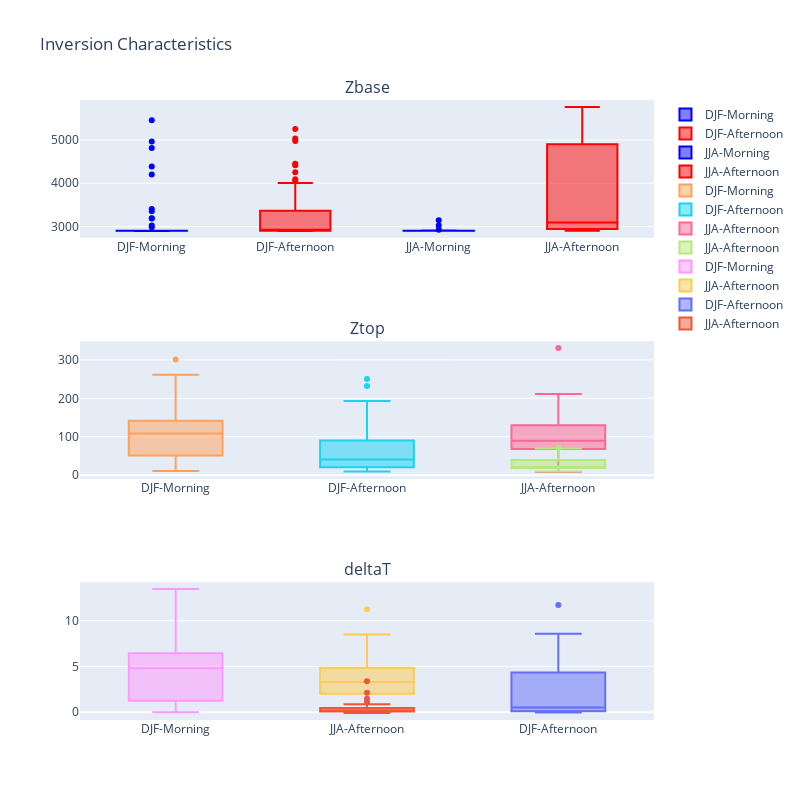

Notebook code for this chart:
### Code cell
# with the dataframe make three subplots of Zbase, Ztop, and deltaT,
fig = make_subplots(rows=3, cols=1, subplot_titles=('Zbase', 'Ztop', 'deltaT'))

# now just December, January, and February
df_morning_DJF = df_morning[(df_morning.index.month == 12) | (df_morning.index.month == 1) | (df_morning.index.month == 2)]
# now just JJA
df_morning_JJA = df_morning[(df_morning.index.month == 6) | (df_morning.index.month == 7) | (df_morning.index.month == 8)]
# add the afternoon data
df_afternoon_DJF = df_afternoon[(df_afternoon.index.month == 12) | (df_afternoon.index.month == 1) | (df_afternoon.index.month == 2)]
df_afternoon_JJA = df_afternoon[(df_afternoon.index.month == 6) | (df_afternoon.index.month == 7) | (df_afternoon.index.month == 8)]

fig.add_trace(go.Box(y=df_morning_DJF.Zbase, name='DJF-Morning', marker_color='blue'), row=1, col=1)
fig.add_trace(go.Box(y=df_afternoon_DJF.Zbase, name='DJF-Afternoon', marker_color='red'), row=1, col=1)
# now just JJA
fig.add_trace(go.Box(y=df_morning_JJA.Zbase, name='JJA-Morning', marker_color='blue'), row=1, col=1)
fig.add_trace(go.Box(y=df_afternoon_JJA.Zbase, name='JJA-Afternoon', marker_color='red'), row=1, col=1)


# DeltaZ
# now just December, January, and February
fig.add_trace(go.Box(y=df_morning_DJF.deltaZ, name='DJF-Morning'), row=2, col=1)
# add the afternoon data
fig.add_trace(go.Box(y=df_afternoon_DJF.deltaZ, name='DJF-Afternoon'), row=2, col=1)

# now just JJA
fig.add_trace(go.Box(y=df_morning_JJA.deltaZ, name='JJA-Afternoon'), row=2, col=1)
# now just JJA
fig.add_trace(go.Box(y=df_afternoon_JJA.deltaZ, name='JJA-Afternoon'), row=2, col=1)


# DeltaT
# now just December, January, and February
fig.add_trace(go.Box(y=df_morning_DJF.deltaT, name='DJF-Morning'), row=3, col=1)
# now just JJA
fig.add_trace(go.Box(y=df_morning_JJA.deltaT, name='JJA-Afternoon'), row=3, col=1)
# add the afternoon data
fig.add_trace(go.Box(y=df_afternoon_DJF.deltaT, name='DJF-Afternoon'), row=3, col=1)
# now just JJA
fig.add_trace(go.Box(y=df_afternoon_JJA.deltaT, name='JJA-Afternoon'), row=3, col=1)

fig.update_layout(height=800, width=800, title_text='Inversion Characteristics')
fig.show()
